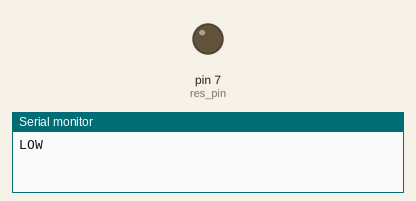
A sketch run on a simulated Arduino Uno, built with avr-gcc and run on an emulated ATmega328P. Parts: output pins drawn as LEDs (lit = HIGH), the last lines printed to the serial monitor.

Above: at 2.5 s.
At 7.5 s:
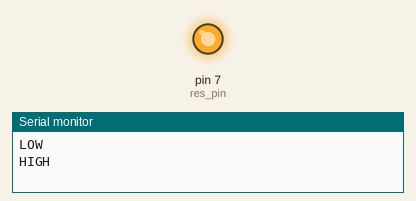
Timing chart, 0 to 13.0 s (numbered marks = the images above):
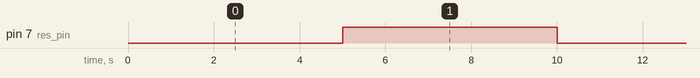

The sketch:

Connection_ADC_Rein_Test.ino
```cpp
#include <SPI.h>

#define cs_pin 15
#define drdy_pin 8
#define res_pin 7
#define strt_pin 2

void setup()
{
 Serial.begin(115200);
 delay (10);
 pinMode(res_pin, OUTPUT);
}

void loop() {

 digitalWrite( res_pin, LOW);
 Serial.println("LOW");
 delay(5000);
 digitalWrite( res_pin , HIGH);
 Serial.println("HIGH");
 delay(5000);
}
```

Measured:
- by itself, pin 7 (res_pin): alternates HIGH for 5.0 s and LOW for 5.0 s
